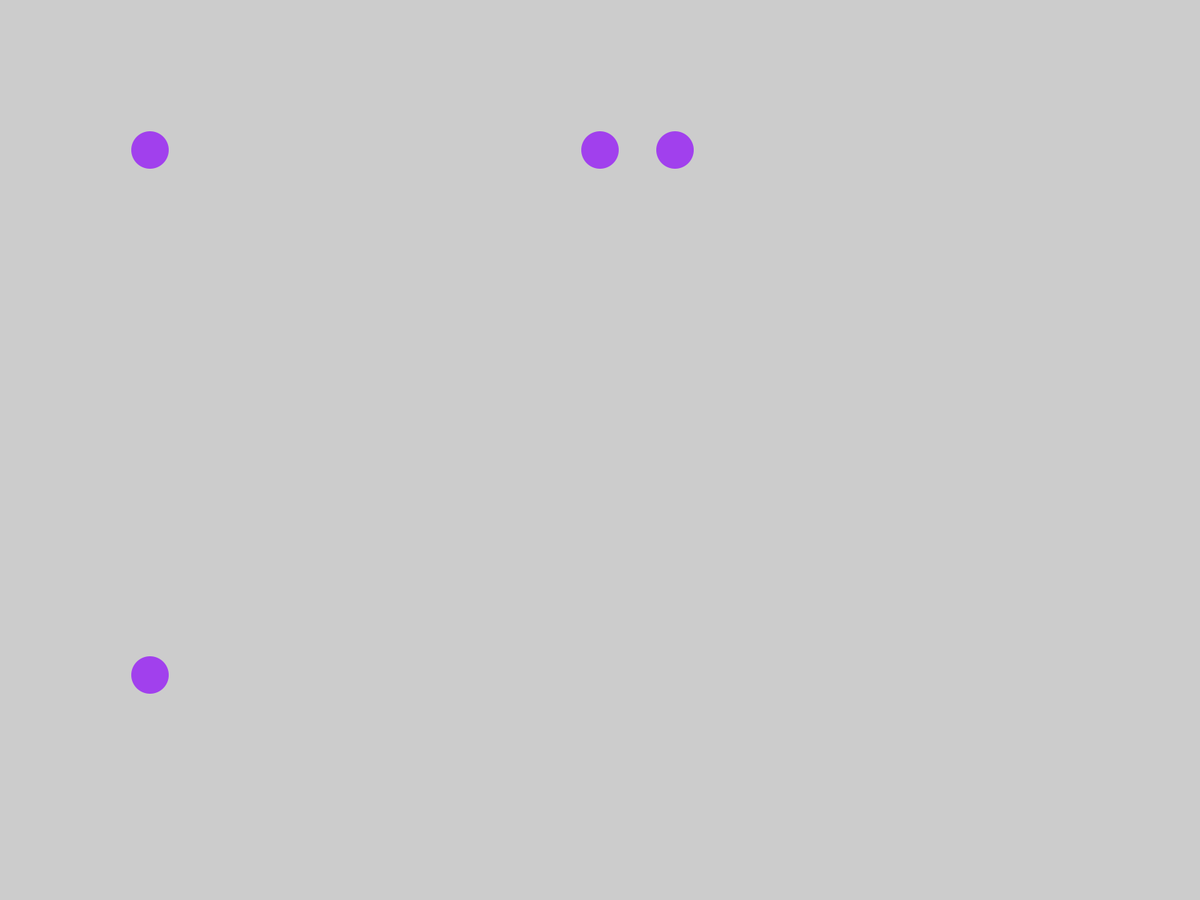
Frame 1 (no input)
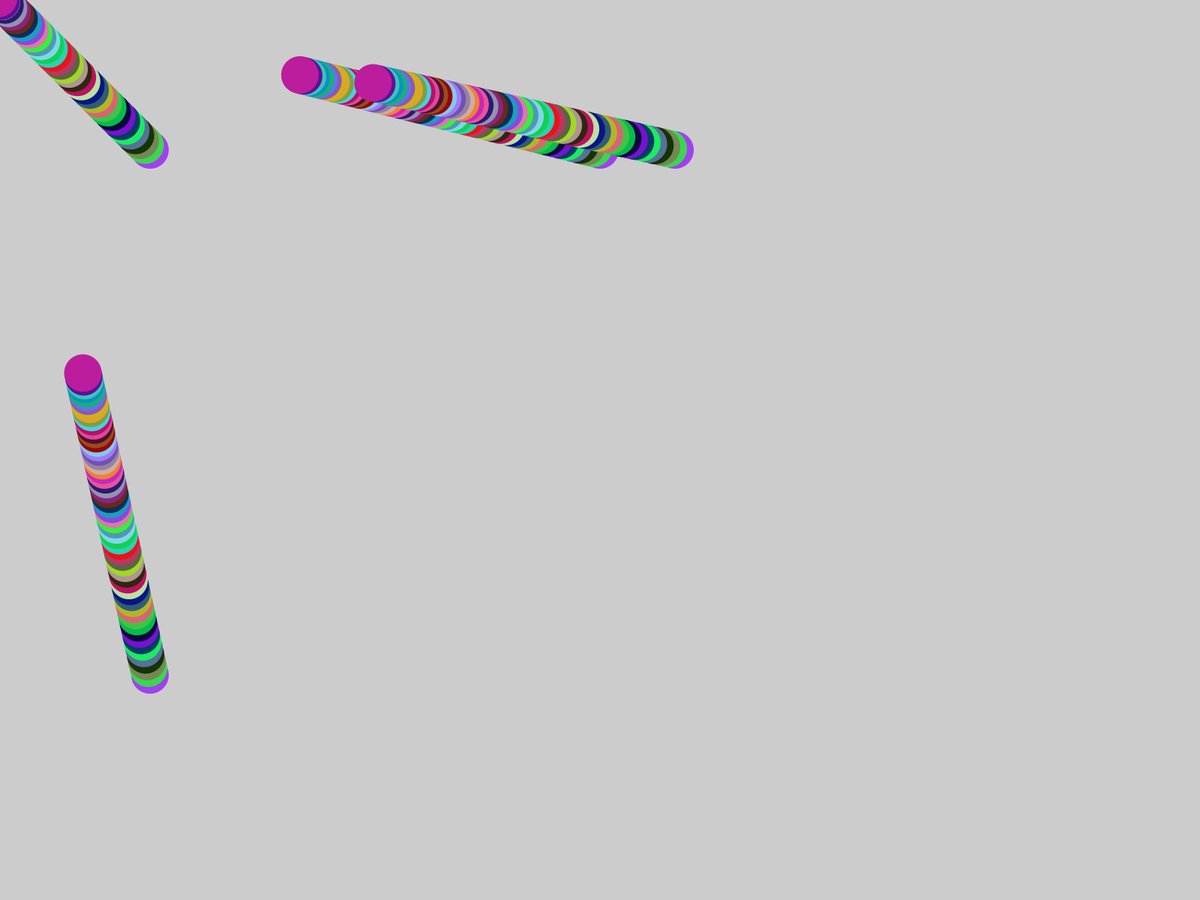
Frame 60 (the mouse pressed at the canvas centre just before this capture)
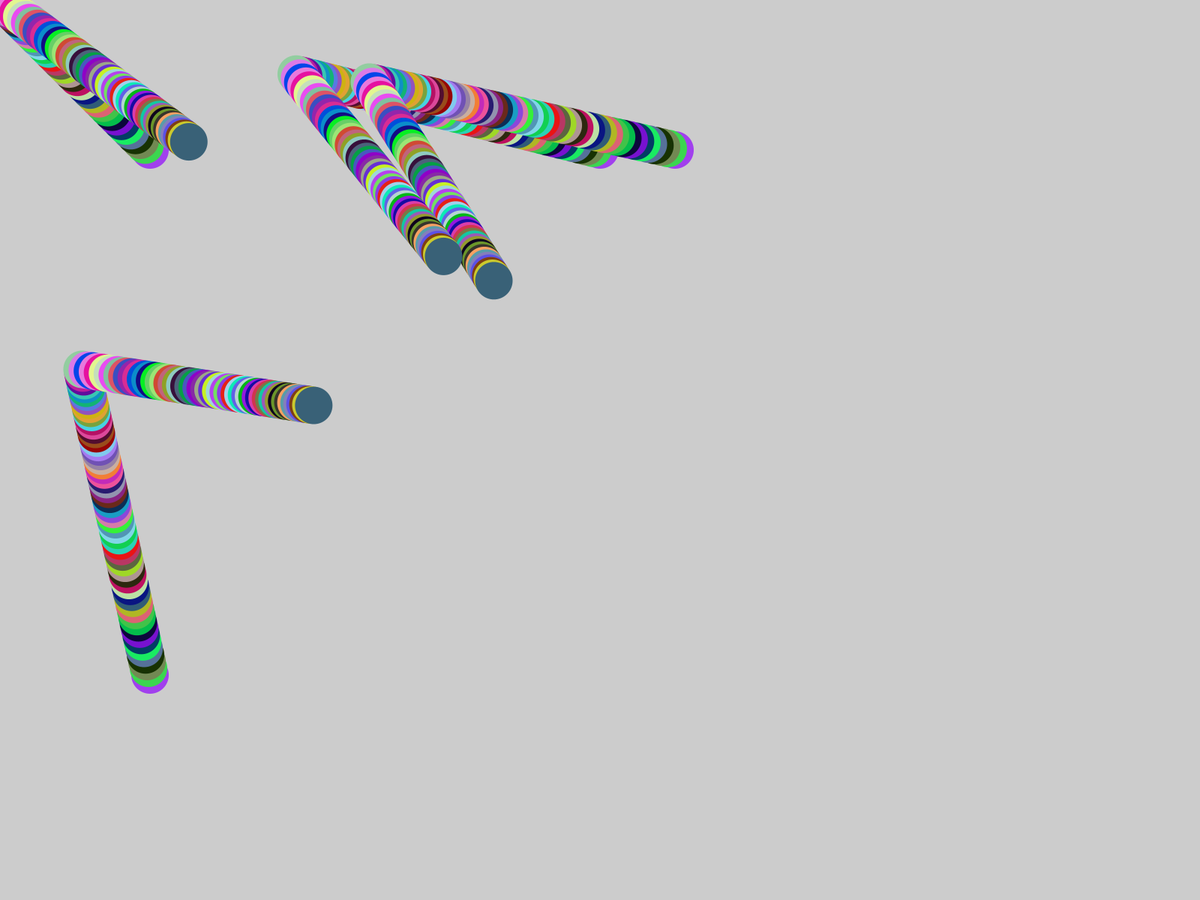
Frame 120 (the mouse held since frame 60 and released just before this capture)

The Processing sketch that drew these frames (run headless with seeded random() and noise(); from frame 60 on, the mouse is pressed at the canvas centre):

// Processing sketch: sketch_180125a
// ── sketch_180125a.pde
PVector Position = new PVector(200,900);
PVector Position2 = new PVector(200,200);
PVector Position3 = new PVector(900,200);
PVector Position4 = new PVector(800,200);
PVector rat = new PVector(0,0);
PVector dir = new PVector(0,0);
PVector dir2 = new PVector(0,0);
PVector dir3 = new PVector(0,0);
PVector dir4 = new PVector(0,0);
float speed = 3;

void setup()
{
  fullScreen();
  noStroke();
}

void draw()
{
  fill(random(250), random(250), random(250));
  ellipse(Position.x,Position.y, 50, 50);
  ellipse(Position2.x,Position2.y, 50, 50);
  ellipse(Position3.x,Position3.y, 50, 50);
  ellipse(Position4.x,Position4.y, 50, 50);
  rat = new PVector(mouseX,mouseY);
  dir = PVector.sub(rat,Position);
  dir2 = PVector.sub(rat,Position2);
  dir3 = PVector.sub(rat,Position3);
  dir4 = PVector.sub(rat,Position4);
  speed = dir.mag();
  dir.normalize();
  dir2.normalize();
  dir3.normalize();
  dir4.normalize();
  dir.mult(speed/100);
  dir2.mult(speed/100);
  dir3.mult(speed/100);
  dir4.mult(speed/100);
  Position.add(dir);
  Position2.add(dir2);
  Position3.add(dir3);
  Position4.add(dir4);
}
